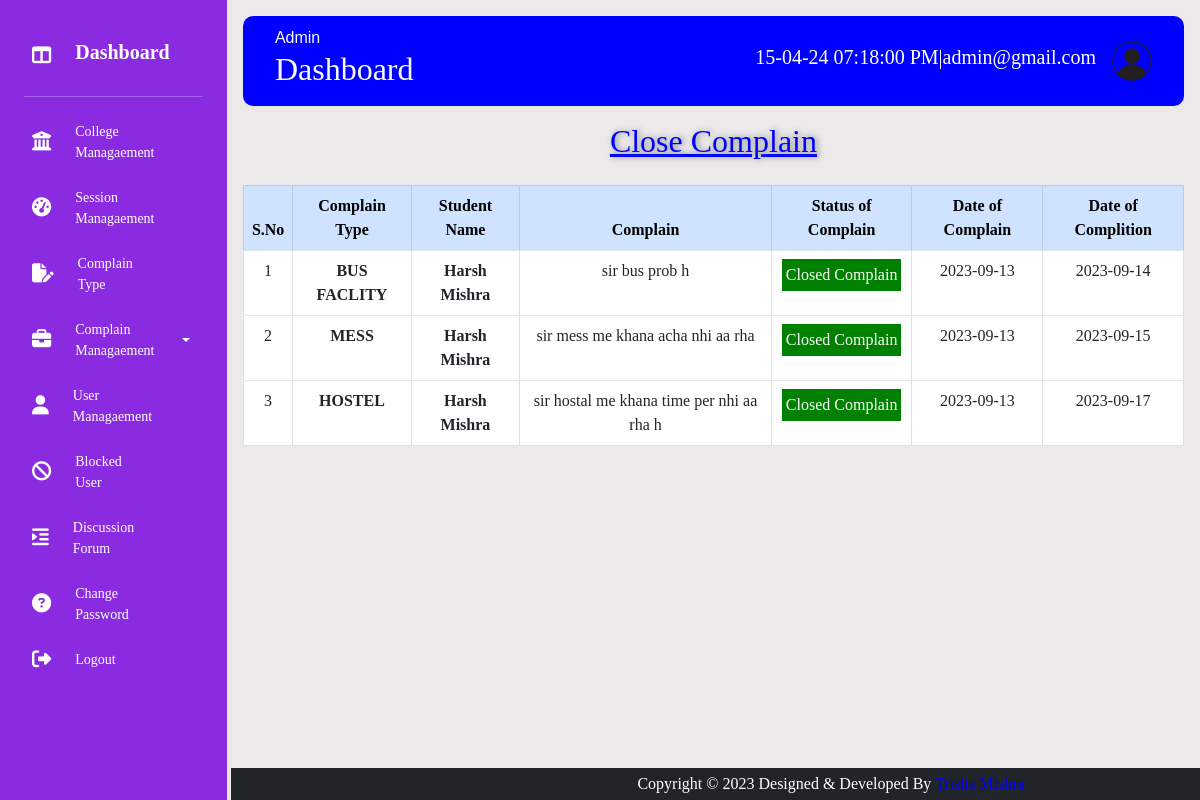
The app's page /admin/closecomplain.php (signed in) with its own data.
### tables this page shows
CREATE TABLE IF NOT EXISTS `tbl_complain` (
  `cmpid` int(11) NOT NULL AUTO_INCREMENT,
  `ctid` int(11) NOT NULL,
  `uid` int(11) NOT NULL,
  `complain` varchar(200) NOT NULL,
  `doc` varchar(10) NOT NULL,
  `status` varchar(1) NOT NULL,
  `docomplain` varchar(10) NOT NULL,
  PRIMARY KEY (`cmpid`)
);

CREATE TABLE IF NOT EXISTS `tbl_complain_type` (
  `ctid` int(11) NOT NULL AUTO_INCREMENT,
  `complain` varchar(60) NOT NULL,
  `status` varchar(1) NOT NULL,
  `dor` varchar(10) NOT NULL,
  PRIMARY KEY (`ctid`)
);

CREATE TABLE IF NOT EXISTS `tbl_user` (
  `uid` int(11) NOT NULL AUTO_INCREMENT,
  `name` varchar(60) NOT NULL,
  `fname` varchar(60) NOT NULL,
  `gender` varchar(6) NOT NULL,
  `email` varchar(30) NOT NULL,
  `password` varchar(40) NOT NULL,
  `mobile` bigint(20) NOT NULL,
  `dob` date NOT NULL,
  `address` varchar(60) NOT NULL,
  `city` varchar(12) NOT NULL,
  `pincode` int(11) NOT NULL,
  `course` varchar(20) NOT NULL,
  `sid` int(11) NOT NULL,
  `cid` int(11) NOT NULL,
  `profile_pic` varchar(200) NOT NULL,
  `status` varchar(5) NOT NULL,
  `dor` varchar(10) NOT NULL,
  PRIMARY KEY (`uid`)
);

### admin/closecomplain.php (the view)
<?php
include("headeradmin.php");
include("connection.php");
$query="select * from tbl_complain where status='C'";
$res=mysqli_query($con,$query);
?>
<h2 align="center" style=" color:blue; text-shadow:2px 0px 6px grey; text-decoration:underline;">Close Complain</h2>
<table class="text-center table-bordered mt-4 table table-hover">
    <tr >
        <thead class="table-primary">
        <th>S.No</th>
        <th>Complain Type</th>
        <th>Student Name</th>
        <th>Complain</th>
        <th>Status of Complain</th>
        <th>Date of Complain</th>
        <th>Date of Complition</th>
        </thead>
    </tr>
    <?php
    $id=1;
    while($row=mysqli_fetch_array($res))
    {
    ?>
    <tr>
        <td><?php echo $id ?></td>
        <?php $ctid=$row['ctid'];
                 $query2="select * from tbl_complain_type where ctid='$ctid'";
                 $res2=mysqli_query($con,$query2);
                 if($row2=mysqli_fetch_array($res2))
                 {
                 $complain=$row2['complain'];
                 }
                  ?>
                 <td><b><?php echo strtoupper($complain) ?></b> </td>
                 <?php $uid=$row['uid'];
                 $query3="select * from tbl_user where uid='$uid'";
                 $res3=mysqli_query($con,$query3);
                 if($row3=mysqli_fetch_array($res3))
                {
                  $name=$row3['name'];
                 }
                ?>
                <td><b><?php echo $name ?> </b></td>
        <td><?php echo $row['complain'];  ?></td>
        <td><button style="background-color:green; color:white;" class="p-1"><?php echo $row['status'];  ?>losed Complain</button></td>
        <td><?php echo $row['doc'];  ?></td>
        <td><?php echo $row['docomplain'];  ?></td>
    </tr>
    <?php
    $id++;
    }
    ?>
</table>
<?php
include("mainadmin.php");
?>

### admin/headeradmin.php (style rules this page uses)
* { margin: 0%; padding: 0%; border: none; outline: none; box-sizing:border-box; }
body { display: flex; font-family:calibri; }

### records on screen
tbl_complain: ctid.complain "BUS FACLITY", uid.name "Harsh Mishra", complain "sir bus prob h", status "C", doc "2023-09-13", docomplain "2023-09-14"
tbl_complain: ctid.complain "MESS", complain "sir mess me khana acha nhi aa rha", status "C", doc "2023-09-13", docomplain "2023-09-15"
tbl_user: name "Harsh Mishra"
tbl_complain: ctid.complain "HOSTEL", uid.name "Harsh Mishra", complain "sir hostal me khana time per nhi aa rha h", status "C", doc "2023-09-13", docomplain "2023-09-17"

### other values on screen
$_SESSION['admin'] "admin@gmail.com"
